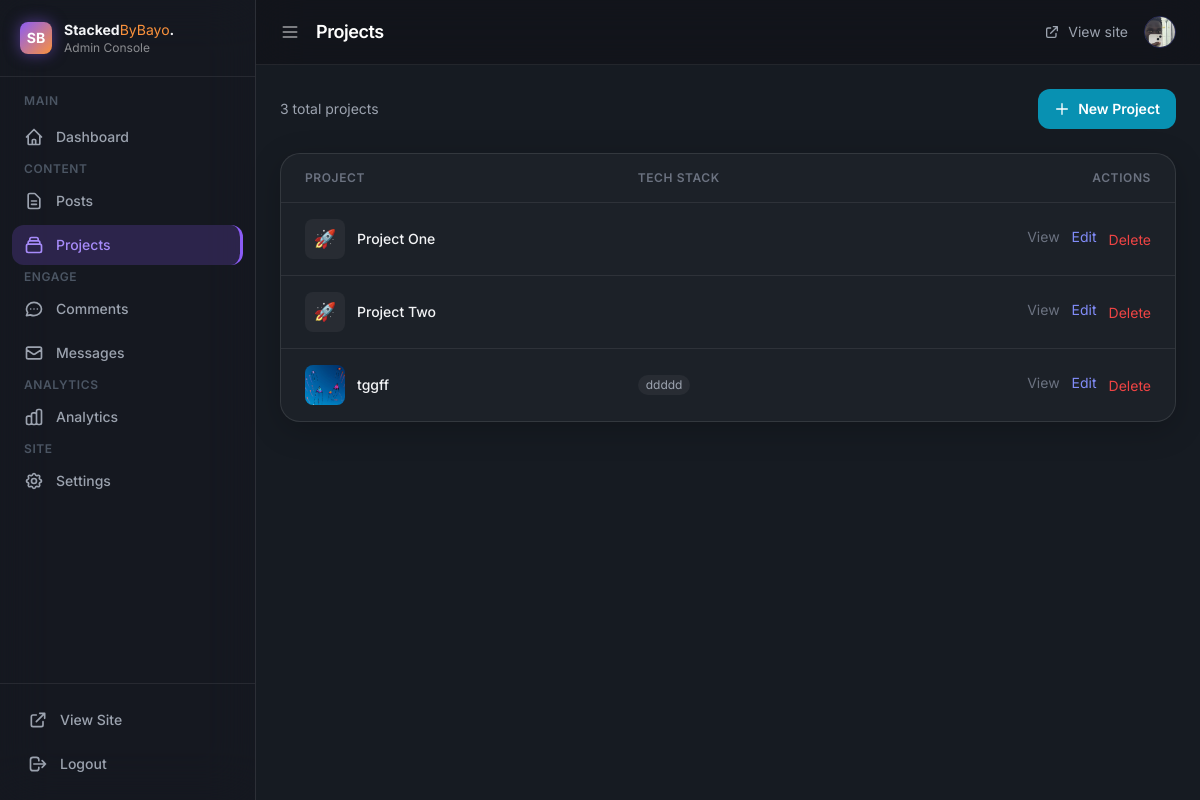
Page /admin/projects (signed in) on the earlier database version.
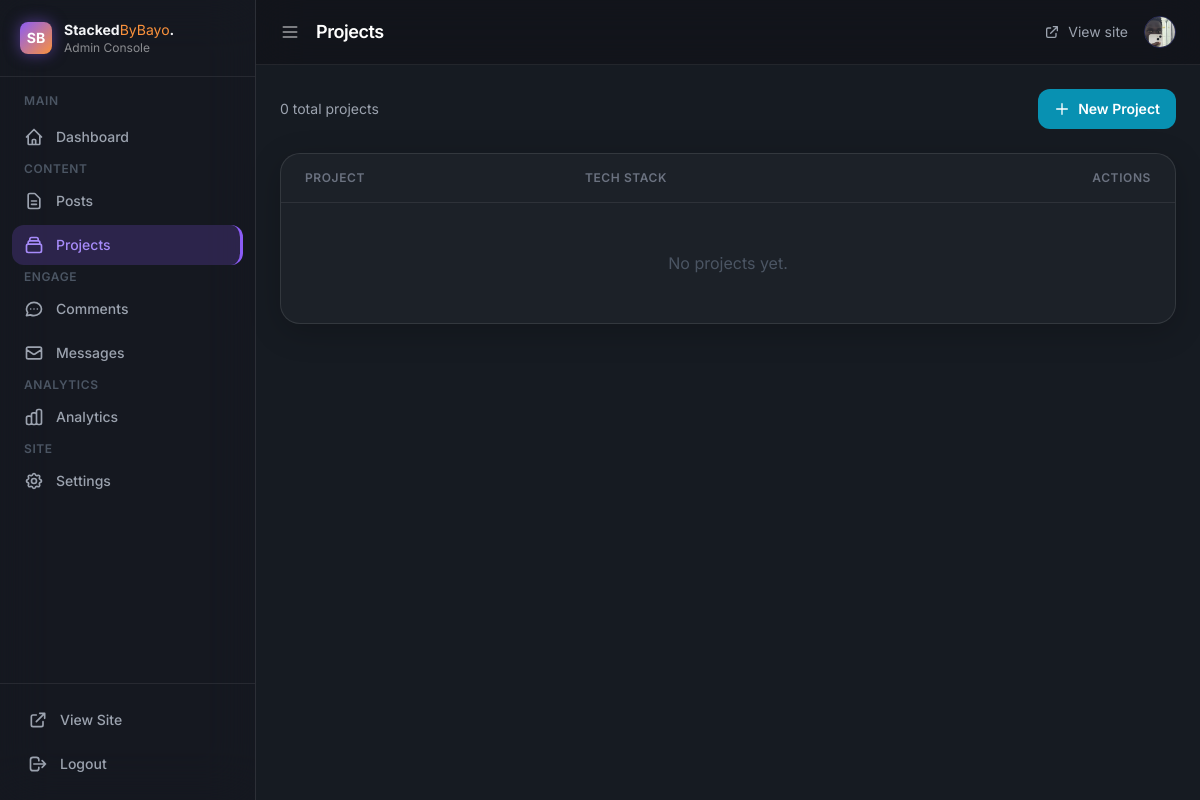
Same page on the later database version.
### app/models.py (models this page shows)
class Project(db.Model):
    id = db.Column(db.Integer, primary_key=True)
    title = db.Column(db.String(200), nullable=False)
    description = db.Column(db.Text, nullable=False)
    url = db.Column(db.String(300))
    tech_stack = db.Column(db.String(300))
    image = db.Column(db.String(300))
    comments = db.relationship('Comment', backref='project', lazy=True)

### app/__init__.py (the view)
    @app.route("/admin/projects")
    def admin_projects():
        if not session.get("admin"):
            return redirect(url_for("admin_login"))
        projects = Project.query.all()
        return render_template("admin_projects.html", projects=projects, **admin_context())

### app/templates/admin_projects.html (shortened to what this page needs)
{% extends "admin_base.html" %}
{% block page_title %}Projects{% endblock %}
{% block content %}
    <div class="flex justify-between items-center mb-6">
        <p class="text-gray-400 text-sm">{{ projects|length }} total projects</p>
        <a href="/admin/project/new"
            class="flex items-center gap-2 bg-cyan-600 hover:bg-cyan-500 text-white text-sm font-semibold px-4 py-2.5 rounded-xl transition">
            <svg class="w-4 h-4" fill="none" viewBox="0 0 24 24" stroke="currentColor">
                <path stroke-linecap="round" stroke-linejoin="round" stroke-width="2" d="M12 4v16m8-8H4"/>
            </svg>
            New Project
        </a>
    </div>
    <div class="glass-panel overflow-hidden">
        <table class="w-full">
            <thead>
                <tr class="border-b border-[rgba(255,255,255,0.08)]">
                    <th class="text-left text-xs font-semibold text-gray-500 uppercase tracking-wider px-6 py-4">Project</th>
                    <th class="text-left text-xs font-semibold text-gray-500 uppercase tracking-wider px-6 py-4 hidden md:table-cell">Tech Stack</th>
                    <th class="text-right text-xs font-semibold text-gray-500 uppercase tracking-wider px-6 py-4">Actions</th>
                </tr>
            </thead>
            <tbody class="divide-y divide-[rgba(255,255,255,0.08)]">
                {% for project in projects %}
                <tr class="hover:bg-white/[0.03] transition">
                    <td class="px-6 py-4">
                        <div class="flex items-center gap-3">
                            {% if project.image %}
                            <img src="/static/uploads/{{ project.image }}" class="w-10 h-10 rounded-lg object-cover">
                            {% else %}
                            <div class="w-10 h-10 bg-white/5 rounded-lg flex items-center justify-center text-lg">🚀</div>
                            {% endif %}
                            <p class="font-medium text-sm">{{ project.title }}</p>
                        </div>
                    </td>
                    <td class="px-6 py-4 hidden md:table-cell">
                        <div class="flex flex-wrap gap-1">
                            {% if project.tech_stack %}
                            {% for tech in project.tech_stack.split(',')[:3] %}
                            <span class="bg-white/5 text-gray-400 text-xs px-2 py-0.5 rounded-full">{{ tech.strip() }}</span>
                            {% endfor %}
                            {% endif %}
                        </div>
                    </td>
                    <td class="px-6 py-4">
                        <div class="flex justify-end gap-3">
                            <a href="/projects/{{ project.id }}" target="_blank"
                                class="text-gray-500 hover:text-gray-300 text-sm transition">View</a>
                            <a href="/admin/project/{{ project.id }}/edit"
                                class="text-indigo-400 hover:text-indigo-300 text-sm transition">Edit</a>
                            <form method="POST" action="/admin/project/{{ project.id }}/delete" class="inline">
                                <button type="submit" onclick="return confirm('Delete this project?')"
                                    class="text-red-500 hover:text-red-400 text-sm transition">Delete</button>
                            </form>
                        </div>
                    </td>
                </tr>
                {% else %}
                <tr>
                    <td colspan="3" class="px-6 py-12 text-center text-gray-600">No projects yet.</td>
                </tr>
                {% endfor %}
            </tbody>
        </table>
    </div>
{% endblock %}

Differences in the rows shown:
removed Project: title "Project One", shown under "Projects"
removed Project: title "Project Two", shown under "Projects"
removed Project: image (picture), title "tggff", strip "ddddd"
Other differences:
{{ projects|length }}: "3" → "0"
text now shown: "No projects yet."
